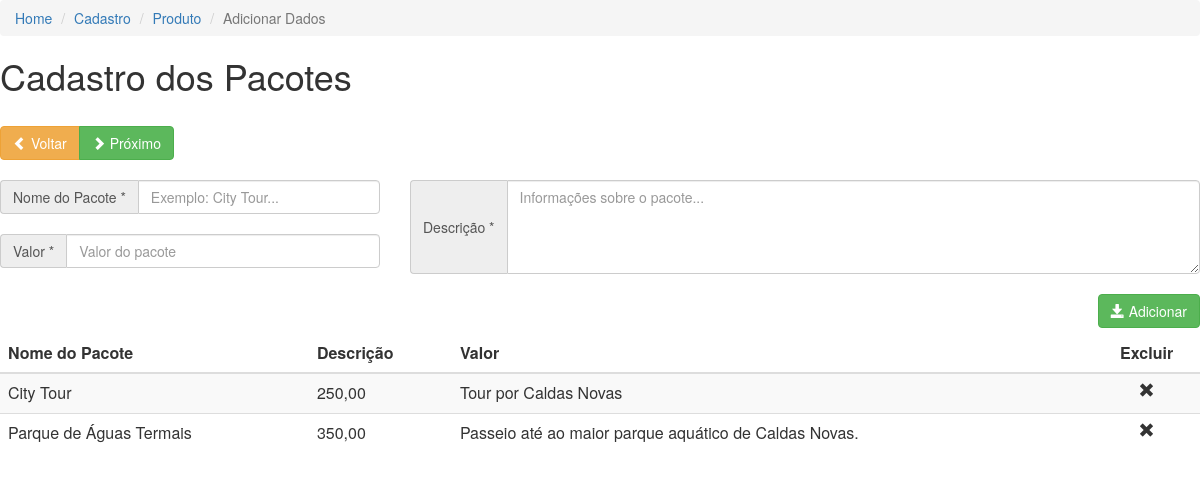
Screenshot of /viewers/admin/cadastro/produto/produto_pacotes.adicionar.php with the database file from the repository.
### tables this page shows
CREATE TABLE `produto_pacotes` (
  `id_produto_pacotes` int(11) NOT NULL AUTO_INCREMENT,
  `nome_pacote` text NOT NULL,
  `valor_pacote` varchar(255) NOT NULL,
  `descricao_pacote` text NOT NULL,
  `fk_produto` int(11) NOT NULL,
  PRIMARY KEY (`id_produto_pacotes`),
  KEY `fk_produto` (`fk_produto`) USING BTREE,
  CONSTRAINT `produto_pacotes_ibfk_1` FOREIGN KEY (`fk_produto`) REFERENCES `produto` (`id_produto`) ON DELETE CASCADE
);

### engine/bd/bd.php (called while the page is built, shortened)
<?php
class DB
{
    private $dbi;
    function open()
    {
		$this->dbi = new PDO('mysql:host='.DB_HOSTI.';dbname='.DB_DATABASEI.';charset=utf8mb4',DB_USERNAMEI,DB_PASSWORDI);
		$this->dbi->setAttribute(PDO::ATTR_ERRMODE, PDO::ERRMODE_EXCEPTION);
		$this->dbi->setAttribute(PDO::ATTR_EMULATE_PREPARES, false);
    }
    function close()
    {
        $this->dbi = NULL;
    }
	function fetchData($sql)
    {
		$stmt = $this->dbi->query($sql);
		$results = $stmt->fetchAll(PDO::FETCH_ASSOC);
		return $results;
    }
}
?>

### engine/classes/produto.php (called while the page is built, shortened)
<?php
	class Produto{
		public function ReadAll(){
			$sql = "
				SELECT
					 t1.id_produto,
					 t1.nome_produto,
					 t1.info_produto,
					 t1.periodo_produto,
					 t1.transporte_produto,
					 t1.hospedagem_produto,
					 t1.alimentacao_produto,
					 t1.estrutura_produto
				FROM
					produto AS t1
			";
			$DB = new DB();
			$DB->open();
			$Data = $DB->fetchData($sql);
			if($Data ==NULL){
				$realData = $Data;
			}
			else{
				foreach($Data as $itemData){
					if(is_bool($itemData)) continue;
					else{
						$realData[] = $itemData;
					}
				}
			}
			return $realData;
		}
	};
?>

### engine/classes/produto_pacotes.php (called while the page is built, shortened)
<?php
	class Produto_pacotes{
		public function ReadAll(){
			$sql = "
				SELECT
					 t5.id_produto_pacotes,
					 t5.nome_pacote,
					 t5.valor_pacote,
					 t5.descricao_pacote,
					 t5.fk_produto
				FROM
					produto_pacotes AS t5
			";
			$DB = new DB();
			$DB->open();
			$Data = $DB->fetchData($sql);
			if($Data ==NULL){
				$realData = $Data;
			}
			else{
				foreach($Data as $itemData){
					if(is_bool($itemData)) continue;
					else{
						$realData[] = $itemData;
					}
				}
			}
			return $realData;
		}
	};
?>

### engine/classes/produto_controle.php (called while the page is built, shortened)
<?php
	class Produto_controle{
		public function ReadAll(){
			$sql = "
				SELECT
					 t1.id_controle,
					 t1.fk_produto,
					 t1.controle
				FROM
					produto_controle AS t1
			";
			$DB = new DB();
			$DB->open();
			$Data = $DB->fetchData($sql);
			if($Data ==NULL){
				$realData = $Data;
			}else{
				foreach($Data as $itemData){
					if(is_bool($itemData)) continue;
					else{
						$realData[] = $itemData;
					}
				}
			}
			return $realData;
		}
	};
?>

### viewers/admin/cadastro/produto/produto_pacotes.adicionar.php (the view, shortened to what this page needs)
<?php
	$Check = new Produto_controle;
	$Check = end($Check->ReadAll());
	$Pacote = new Produto_pacotes;
	$Pacote = end($Pacote->ReadAll());
	$ItemProduto = new Produto();
	$ItemProduto = $ItemProduto->ReadAll();
	$ultimoProd = end($ItemProduto);
?>
<link href="../../../../css/bootstrap.css" rel="stylesheet" type="text/css">
<ol class="breadcrumb">
	<li><a href="#" id="bread_home">Home</a></li>
    <li><a href="#" id="bread_cadastro">Cadastro</a></li>
    <li><a href="#" id="bread_produto">Produto</a></li>
    <li class="active">Adicionar Dados</li>
</ol>
<h1> Cadastro dos Pacotes </h1>
<section class="btn-group" role="group" aria-label="...">
	<button type="button" class="btn btn-warning" id="Voltar"> <span class="glyphicon glyphicon-chevron-left" aria-hidden="true"></span> Voltar</button>
    <button type="button" class="btn btn-success" id="Proximo"> <span class="glyphicon glyphicon-chevron-right" arial-hidden="true"></span> Próximo </button>
</section>
<div class="row">
  <div class="col-md-4">
  	<div class="input-group">
	  	<span class="input-group-addon" id="basic-addon1">Nome do Pacote *</span>
		<input type="text" class="form-control" id="nome_pacote" placeholder="Exemplo: City Tour..." aria-describedby="basic-addon1">
	</div>
	<br/>
	<div class="input-group">
	  	<span class="input-group-addon" id="basic-addon1">Valor *</span>
	  	<input type="text" class="form-control" id="valor_pacote" placeholder="Valor do pacote" aria-describedby="basic-addon1">
	</div>
  </div>
  <div class="col-md-8">
  	<div class="input-group">
	  	<span class="input-group-addon" id="basic-addon1">Descrição *</span>
		<textarea type="text" class="form-control" id="descricao_pacote" placeholder="Informações sobre o pacote..." aria-describedby="basic-addon1" rows="4"></textarea>
	</div>
  </div>
</div>
<section class="btn-group pull-right" role="group" aria-label="...">
    <button type="button" class="btn btn-success" id="Adicionar"> <span class="glyphicon glyphicon-save" aria-hidden="true"></span> Adicionar</button>
</section>
<?php
	$ultimoProd = end($ItemProduto);
?>
<?php
	$Item = new Produto_pacotes();
	$Item = $Item->ReadAll();
	$ultimoPac = end($Item);
	if($ultimoProd['id_produto'] != $ultimoPac['fk_produto']){
?>
   	<h4 class="well"> Nenhum pacote cadastrado. </h4>
<?php
	}else{
?>
   	<table class="table table-striped table-hover">
		<thead>
    		<tr>
        		<th>Nome do Pacote</th>
            	<th>Descrição</th>
            	<th>Valor</th>
            	<th class="text-center">Excluir</th>
        	</tr>
    	</thead>
   		<tbody>
        <?php
			foreach($Item as $novo){
				if($ultimoProd['id_produto'] == $novo['fk_produto']){
					?>
                    <tr>
	                	<td><?php echo $novo['nome_pacote']; ?></td>
	                	<td><?php echo $novo['valor_pacote']; ?></td>
	                	<td><?php echo $novo['descricao_pacote']; ?></td>
       	   	  			<td class="text-center ExcluirItem" id="<?php echo $novo['id_produto_pacotes']; ?>"> <span class="glyphicon glyphicon-remove" aria-hidden="true"></span></td>
	        		</tr>
                <?php
				}
			}
			?>
   		</tbody>
 	</table>
        <?php
	}
?>

### rows the page displays
produto_pacotes: nome_pacote "City Tour", valor_pacote "250,00", descricao_pacote "Tour por Caldas Novas"
produto_pacotes: nome_pacote "Parque de Águas Termais", valor_pacote "350,00", descricao_pacote "Passeio até ao maior parque aquático de Caldas Novas."
